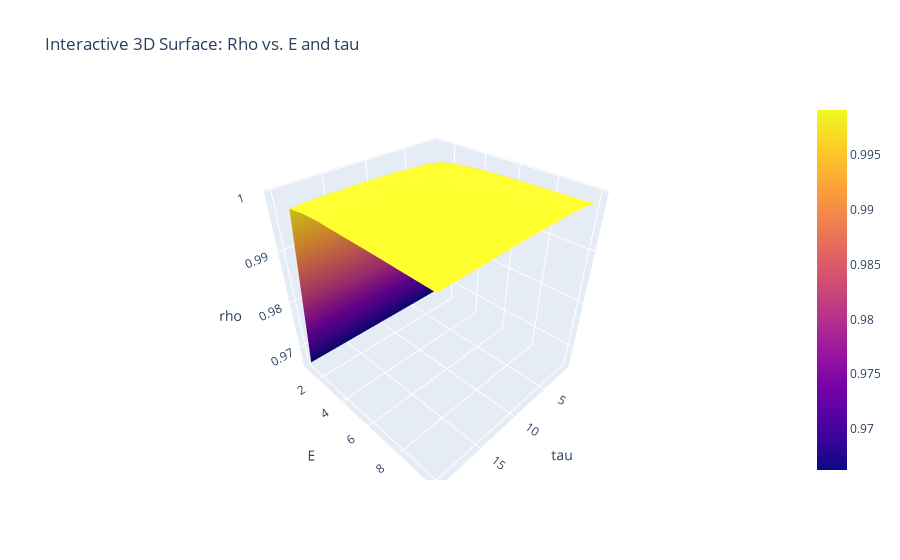

The notebook cell saved with this chart:
### Code cell
import pandas as pd
from toolbox import ccm_functions as cf
import importlib
importlib.reload(cf)

idx = 9
data_array = Temps[idx, 0, 1:5, :].T.copy()
time = np.arange(1, len(np.squeeze(Temps[0, 0, 1, :])) + 1)

# Prepare DataFrame
df_BOX2 = pd.DataFrame({
    'age': time,
    'BOX2': data_array[:, 1],  
})

df_BOX3 = pd.DataFrame({
    'age': time,
    'BOX3': data_array[:, 2],    
})


cf.find_optimal_E_tau(df_BOX2, df_BOX3, maxE=10, maxTau=20)

### Figure 1 — Plotly figure (JSON) as saved in the notebook; plotly's stock layout.template omitted (floating-point values rounded to 4 significant figures; data arrays with more than 128 entries replaced by an {"elided": "..."} marker saying what was removed)
{"data": [{"type": "surface", "x": [1, 2, 3, 4, 5, 6, 7, 8, 9, 10, 11, 12, 13, 14, 15, 16, 17, 18, 19, 20], "y": [1, 2, 3, 4, 5, 6, 7, 8, 9, 10], "z": {"elided": "10x20 float values"}}], "layout": {"autosize": true, "scene": {"xaxis": {"title": {"text": "tau"}}, "yaxis": {"title": {"text": "E"}}, "zaxis": {"title": {"text": "rho"}}}, "title": {"text": "Interactive 3D Surface: Rho vs. E and tau"}}}
